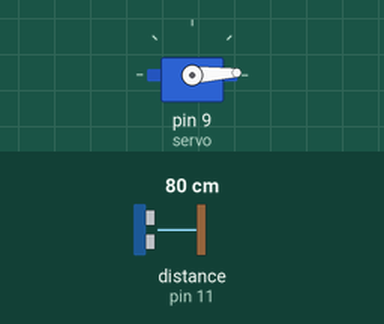
Bench run of a sketch on a simulated Arduino Uno, built with avr-gcc and run on an emulated ATmega328P. Parts: servo. The test bench sets the inputs (shaded band); at power-on: distance to the obstacle (sensor on pin 11) 80 cm. The echo pulse lasts 58.3 µs per cm; what the sketch prints to the serial monitor is not drawn.

Above: at 0.05 s.
At 1.3 s:
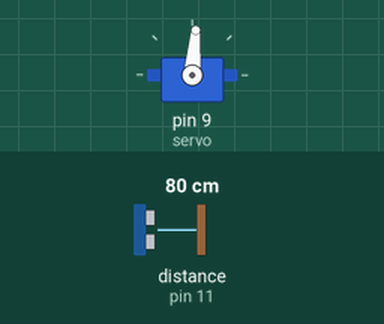
At 2.6 s:
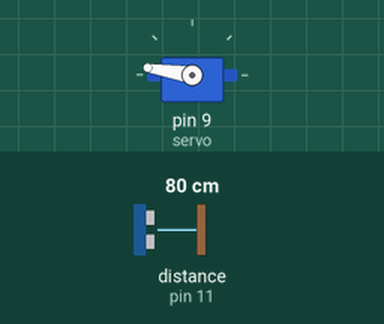
At 5.2 s:
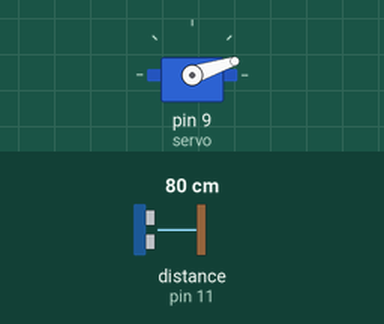
Timing chart, 0 to 7.1 s (numbered marks = the images above):
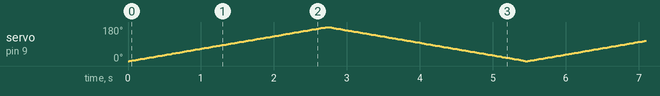

The sketch:

simple_ultrasound_radar.ino
```cpp
/**
 * Sketch for simple radar. Simple radar uses an ultrasound
 * sensor mounted on top of a servomotor and reporst to the Serial window
 * the distance of an object. It uses the Servo library to control the servo.
 * It uses the NewPing library to control the ultrasound sensor
 */
#include <Servo.h>
#include <NewPing.h>


//create the object that represents the servomotor
Servo servo;

// variable to store the servo position
int pos = 0;


int TRIGPIN = 7;
int ECHOPIN = 11;
int MAX_DIST = 40; //cm
NewPing sensor(TRIGPIN,ECHOPIN,MAX_DIST);

//the time to delay the rotation. Depending on the servomotor
//load you may have to adjust this value
int time_delay = 15;

void setup() {

  //attaches the servo on pin 9 to the servo object
  //pinMode is handled by the attach function
  servo.attach(9);

  //we need to set the pin modes for
  //the NewPing library
  pinMode(ECHOPIN,INPUT);
  pinMode(TRIGPIN,OUTPUT);
  Serial.begin(9600);

}

void rotate(){

  // goes from 0 degrees to 180 degrees in steps of 1 degree
  for (pos = 0; pos <= 180; pos += 1) {

    // tell servo to go to position in variable 'pos'
    // waits 15ms for the servo to reach the position
    servo.write(pos);
    delay(time_delay);
  }

  // goes from 180 degrees to 0 degrees
  for (pos = 180; pos >= 0; pos -= 1) {
    servo.write(pos);
    delay(time_delay);
  }


}

void sense(){

  float distance = sensor.ping_cm();
  Serial.print(distance);
  Serial.print(" cm\n");

}

void loop() {

  sense();
  rotate();
}
```
